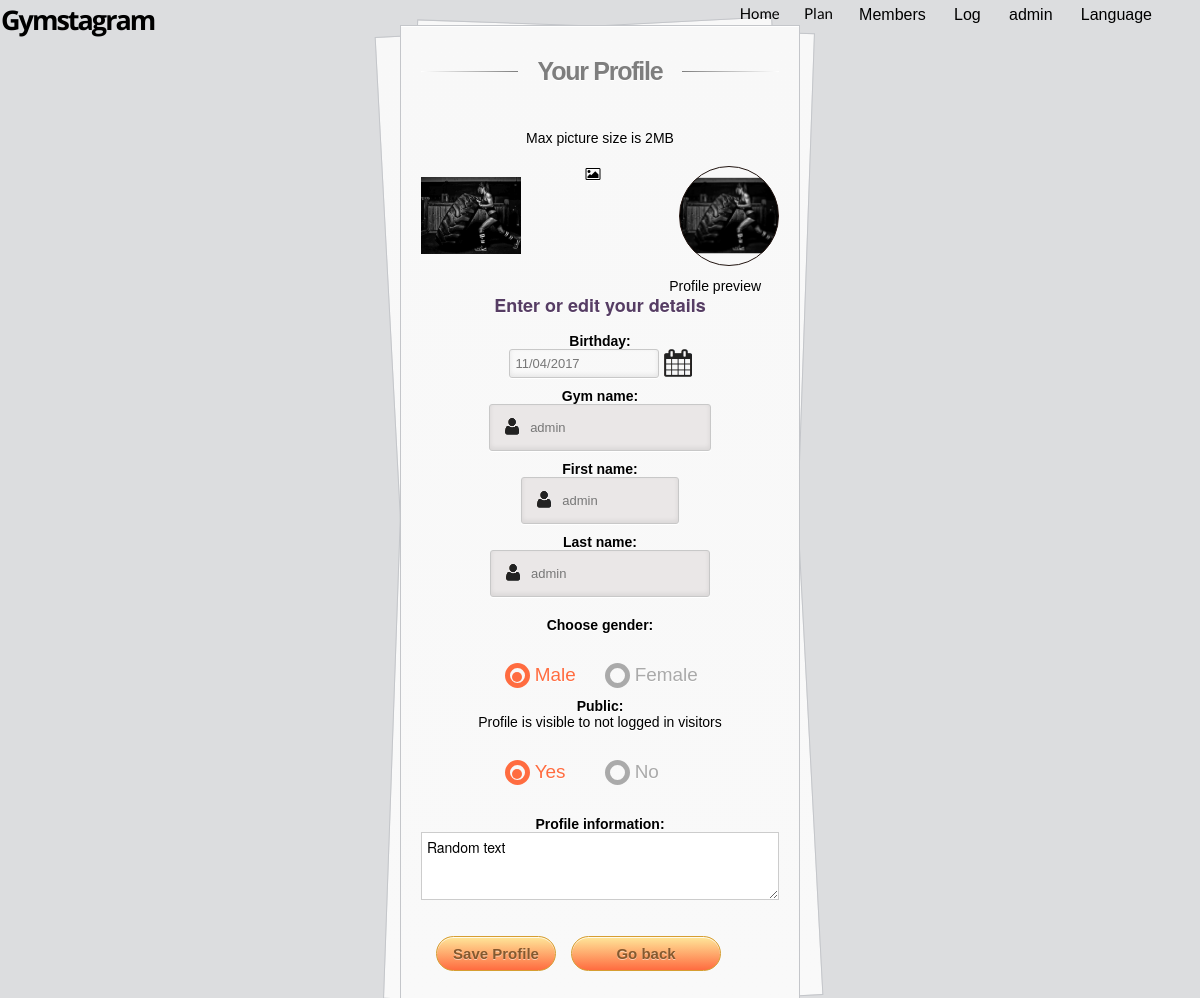
The page /changeP.php (signed in) on the database its author committed.
### tables this page shows
CREATE TABLE `members` (
  `id` int(10) UNSIGNED NOT NULL,
  `gym_name` varchar(20) DEFAULT '',
  `email` varchar(50) NOT NULL,
  `pass` varchar(50) NOT NULL,
  `question1` varchar(30) NOT NULL,
  `question2` varchar(30) NOT NULL,
  `q1_id` varchar(255) DEFAULT '',
  `q2_id` varchar(255) DEFAULT '',
  `name` varchar(46) DEFAULT '',
  `lname` varchar(46) DEFAULT '',
  `gender` int(11) DEFAULT '1',
  `birth_date` date DEFAULT NULL,
  `information` varchar(4096) DEFAULT '',
  `pic_date` datetime DEFAULT NULL,
  `pic_path` varchar(50) DEFAULT '',
  `role` int(11) DEFAULT '1',
  `public` int(11) DEFAULT '0'
);

### languages/lang.en.php (called while the page is built, shortened)
<?php
	$lang = array();
    $lang['Gymstagram'] = 'Gymstagram';
	$lang['Guest'] = 'Log in or Sign up';
	$lang['Welcome'] = 'Welcome to ';
	$lang['Home'] = 'Home';
	$lang['Login'] = 'Log in';
	$lang['Signup'] = 'Sign up';
	$lang['NotLogged'] = 'You must be logged in to view this site.';
	$lang['UserTaken'] = ' This email address is already in use';
	$lang['GUserTaken'] = ' This gym name is already in use';
	$lang['UserAvailable'] = ' This username is available';
	$lang['Email'] = 'Email address';
	$lang['E'] = 'Email';
	$lang['Pass'] = 'Password';
	$lang['NPass'] = 'New password';
	$lang['RNPass'] = 'Retype new password';
	$lang['Question'] = 'Do you even lift bro?';
	$lang['Question2'] = 'Max bench:';
	$lang['NotAll'] = 'Not all fields were entered';
	$lang['NotAllC'] = 'Not all fields are correct';
	$lang['NotAllS'] = 'New and retyped passwords must be same';
	$lang['OldNew'] = 'Old and new passwords can not be the same';
	$lang['AccCreated'] = '<h4>Account created</h4>Please log in';
	$lang['Wrong'] = 'Email address is not valid.';
	$lang['NotInUse'] = 'There is no account with that email address';
	$lang['GNotInUse'] = 'There is no account with that gym name';
	$lang['PassInvalid'] = 'Password is not correct';
	$lang['YP'] = 'Your Profile';
	$lang['YPP'] = 'Your profile picture';
	$lang['EditP'] = 'Enter or edit your details';
	$lang['FName'] = 'First name';
	$lang['LName'] = 'Last name';
	$lang['GName'] = 'Gym name';
	$lang['Image'] = 'Image';
	$lang['SP'] = 'Save Profile';
	$lang['CP'] = 'Change Profile';
	$lang['Cpass'] = 'Change password';
	$lang['Members'] = 'Members';
	$lang['Gallery'] = 'Gallery';
	$lang['Friends'] = 'Search Members';
	$lang['friends'] = 'friends';
	$lang['Messages'] = 'Messages';
	$lang['Profile'] = 'Profile';
	$lang['Log'] = 'Log';
	$lang['Logout'] = 'Log out';
	$lang['PInformation'] = 'Profile information';
	$lang['FPass'] = 'Forgot your password?';
	$lang['SQ'] = 'Answer this security questions';
	$lang['Registration'] = 'Fill in registration data';
	$lang['Confirm'] = 'Confirm';
	$lang['PassChanged'] = 'Password changed successfully';
	$lang['here'] = 'here';
	$lang['PC1'] = 'Put the email and answer the security questions';
	$lang['PC2'] = 'Reset your password';
	$lang['BT'] = 'Go back';
	$lang['has'] = 'has';
	$lang['fr'] = 'friend requests';
 	$lang['sent'] = 'sent ';
 	$lang['to'] = ' to';
 	$lang['ForeverAlone'] = '<br> You dont have any gym buddies yet.<br><br>';
?>

### infoP.php (called while the page is built, shortened)
<?php
    require_once 'functions.php';
    require_once 'basic.php';
    $result = qM("SELECT * FROM `members` WHERE `email`='$email'");
    if($result->num_rows){
        $row = $result->fetch_array(MYSQL_ASSOC);
        $name = $row['name'];
        $lname = $row['lname'];
        $info = $row['information'];
        $gname = $row['gym_name'];
        $id = $row['id'];
        $bday = $row['birth_date'];
        $dateObject = DateTime::createFromFormat('Y-m-d', $bday);
        $bday2 = $dateObject->format('d/m/Y');
    }
    $result5 = qM("SELECT * FROM `pictures` WHERE `user_id`=$id");
?>

### changeP.php (the view, shortened to what this page needs)
<?php
	require_once 'basic.php';
	require_once 'infoP.php';
?>
    <body id="b2">
    <div class="container2">
        <section id="content2">
			<form method="post" action="profile.php" enctype="multipart/form-data">
                <?php
                echo "<h1>".$lang['YP']."</h1><br>";
                echo "<p>".$lang['Size']."</p><br>";
                sP($email);
                ?>
                <label for="image" style="float:left; padding-left:18%;">
                    <i style='cursor: pointer;' class='icon-picture icon-2x'></i>
                </label>
                <div id="blah2" style='float:right; height: 100px; width: 100px; background: url("<?php echo $pic ?>") no-repeat center;
                        background-size:contain;'></div>
                <br><br><br><br><br><br><br>
                <div style="float: right; padding-right: 5%;"><?php echo $lang['Chat_preview']; ?></div><br>
				<h3><?php echo $lang['EditP']?></h3><br>
                <label><?php echo $lang['Birthday']; ?> <br><input class='d_in' name="datepicker" type="text" id="datepicker" maxlength="10" value="<?php echo $bday2 ?>" /></label>
                <br>
				<label><?php echo $lang['GName']?>:
		        <input type="text" id="gname" name="gname" value="<?php echo $gname ?>" onBlur="cU2(this)"></label>
                <br>
				<label><?php echo $lang['FName']?>:<br>
		        <input type="text" id="name" name="name" value="<?php echo $name ?>"></label><br>
		        <label><?php echo $lang['LName']?>:
		        <input type="text" id="lname" name="lname" value="<?php echo $lname ?>"></label><br>
                <div class="radio">
                    <b><?php echo $lang['Choose_gender']?></b>
                    <ul id="s_ul">
                        <li id="s_li">
                            <label for="f-option"><?php echo $lang['Male']; ?></label>
                            <div class="check"></div>
                        </li>
                        <li id="s_li">
                            <label for="s-option"><?php echo $lang['Female']; ?></label>
                            <div class="check"></div>
                        </li>
                    </ul>
                </div>
                <div class="radio">
                    <b><?php echo $lang['Public']?>:</b><br>
                    <?php echo $lang['public']?>
                    <ul id="s_ul">
                        <li id="s_li">
                            <label for="y-option"><?php echo $lang['yes']; ?></label>
                            <div class="check"></div>
                        </li>
                        <li id="s_li">
                            <label for="n-option"><?php echo $lang['no']; ?></label>
                            <div class="check"></div>
                        </li>
                    </ul>
                </div>
                <br>
                <b><?php echo $lang['Profile_information']; ?></b><br>
                <textarea name="info" rows="3" cols="50" placeholder="Info"><?php echo $info ?></textarea><br>
		        <input type="submit" value="<?php echo $lang['SP']?>">
                <input type="button" value="<?php echo $lang['BT']?>" onclick="window.history.back();" /><br><br>
			</form>
    </section>
</div>
</body>
</html>

### basic.php (shortened to what this page needs)
    <!DOCTYPE html>
	<html><head>
    <link rel="stylesheet" href="//code.jquery.com/ui/1.12.1/themes/base/jquery-ui.css">
    <link rel="stylesheet" href="https://maxcdn.bootstrapcdn.com/bootstrap/3.3.7/css/bootstrap.min.css">
    <link href="//netdna.bootstrapcdn.com/font-awesome/3.2.1/css/font-awesome.css" rel="stylesheet">
    <link rel="stylesheet" type="text/css" href="css/radio.css" />
    <link rel="stylesheet" href="css/kube.min.css" />
    <link rel="stylesheet" href="css/font-awesome.min.css" />
    <link rel="stylesheet" href="css/custom.min.css" />
    <link rel="stylesheet" type="text/css" href="css/mycss.min.css" />
	<?php
	require_once 'checklanguage.php';
	require_once 'functions.php';
	$userstr = ' (' .$lang['Guest'] .')';
	if(isset($_SESSION['email'])){
		$email = $_SESSION['email'];
		$loggedIn = TRUE;
		$result = qM("SELECT * FROM `members` WHERE `email`='$email'");
        $row = $result->fetch_array(MYSQL_ASSOC);
        $role = $row['role'];
		if($result->num_rows){
			$gname = $row['gym_name'];
			$userstr = " (@$gname)";
		}
	}
	else{
	    $loggedIn2 = 2;
		$loggedIn = FALSE;
	}
	?>
<?php
	echo "<title>$appname$userstr</title></head>";
	if(!$loggedIn){
?>
        <body>
        <div class="main-nav">
            <div class="container">
                <header class="group top-nav">
                    <nav class="navbar logo-w navbar-left" >
                        <a class="logo" href="index.php"><?php echo $lang['Gymstagram'];?></a>
                    </nav>
                    <div class="navigation-toggle" data-tools="navigation-toggle" data-target="#navbar-1">
                        <span class="logo"><?php echo $lang['Gymstagram'];?></span>
                    </div>
                    <nav id="navbar-1" class="navbar item-nav navbar-right">
                        <ul class = "menu">
                            <li><a href="home.php"><?php echo $lang['Home'];?></a></li>
                            <li><a href="login.php"><?php echo $lang['Login'];?></a></li>
                            <li><a href="signup.php"><?php echo $lang['Signup'];?></a></li>
                            <li>
                                <div id="language">
                                    <div class="dropdown1">
                                        <button class="dropbtn1"><?php echo $lang['Language'];?></button>
                                        <div class="dropdown-content1">
                                            <a href="javascript:window.location.reload();" onclick="langu(1)"><img src="languages/en.png" /> <?php echo $lang['LanguageE'];?></a>
                                            <a href="javascript:window.location.reload();" onclick="langu(2)"><img src="languages/sr.png" /> <?php echo $lang['LanguageS'];?></a>
                                        </div>
                                    </div>
                                </div>
                            </li>
                        </ul>
                    </nav>
                </header>
            </div>
        </div>
        <div class="intro">
            <div class="container">
                <div class="units-row">
                    <div class="unit-10">
                        <img class="img-intro" src="img/avatar.png" alt="">
                    </div>
                    <div class="unit-90">
                        <p class="p-intro"> <?php echo $lang['Welcome_to_Gymstagram']; ?></p>
                    </div>
                </div>
            </div>
        </div>
        </body>
<?php } else{?>
        <body>
        <div class="main-nav">
            <div class="container">
                <header class="group top-nav">
                    <nav class="navbar logo-w navbar-left" >
                        <div id="gym_logo" style="max-height: 50px;">
                            <a class="logo" href="profile.php"> <?php echo $lang['Gymstagram']; ?> </a>
                        </div>
                    </nav>
                    <nav id="navbar-1" class="navbar item-nav navbar-right">
                        <ul class = "menu">
                            <li> <a href="home.php"><?php echo $lang['Home'];?></a> </li>
                            <li> <a href="plan.php"><?php echo $lang['Plan'];?></a> </li>
                            <?php if($role == 2){?>
                                <li><div id="language">
                                        <div class="dropdown1">
                                            <button class="dropbtn1"><?php echo $lang['Members'];?></button>
                                        </div>
                                    </div>
                                </li>
                                <li>
                                    <div id="language">
                                        <div class="dropdown1">
                                            <button class="dropbtn1"><?php echo $lang['Log'];?></button>
                                        </div>
                                    </div>
                                </li>
                            <?php }
                            else { ?>
                                <li> <a href="search.php"><?php echo $lang['Friends'];?></a> </li>
                            <?php } ?>
                                <li>
                                <div id="language">
                                    <div class="dropdown1">
                                        <button class="dropbtn1"><?php echo $gname ?></button>
                                    </div>
                                </div>
                            </li>
                            <li>
                                <div id="language">
                                    <div class="dropdown1">
                                        <button class="dropbtn1"> <?php echo $lang['Language']; ?></button>
                                    </div>
                                </div>
                            </li>
                        </ul>
                    </nav>
                </header>
            </div>
        </div>
<?php }?>

### functions.php (shortened to what this page needs)
<?php
	$dbhost = 'localhost';
	$dbname = 'gym';
	$dbpass = 'gym';
	$dbuser = 'gym';
	$connection = new mysqli($dbhost, $dbuser, $dbpass, $dbname);
	function qM($query){
		global $connection;
		$result = $connection->query($query);
		return $result;
	}
	function sP($email){
		$result = qM("SELECT * FROM `members` WHERE `email`='$email'");
		if($result->num_rows){
			$row = $result->fetch_assoc();
			$pic = $row['pic_path'];
            if(file_exists("$pic")){
                echo "<div id='blah' style='float: left; height: 100px; width: 100px; background: url(" .$pic. ") no-repeat center; background-size:contain;'></div>";
			}
		}
	}
?>

### css/radio.css (style rules this page uses)
.radio ul { list-style: none; margin: 0; padding: 0; overflow: auto; padding-left: 15%; }
#s_ul #s_li { color: #AAAAAA; display: block; position: relative; float: left; width: 100px; height: 60px; padding-left: 40px; }
ul li label { display: block; position: relative; font-weight: 300; font-size: 1.35em; padding-top: 20px; padding-left: 25px; margin: 10px auto; height: 10px; z-index: 9; cursor: pointer; -webkit-transition: all 0.25s linear; }
ul li .check { display: block; position: absolute; border: 5px solid #AAAAAA; border-radius: 100%; height: 25px; width: 25px; top: 30px; left: 30px; z-index: 5; transition: border .25s linear; -webkit-transition: border .25s linear; }
ul li .check::before { display: block; position: absolute; content: ''; border-radius: 100%; height: 10px; width: 10px; top: 3.1px; left: 2.3px; margin: auto; transition: background 0.25s linear; -webkit-transition: background 0.25s linear; }
input[type=radio]:checked ~ .check { border: 5px solid #FF6C40; }
input[type=radio]:checked ~ .check::before { background: #FF6C40; }
input[type=radio]:checked ~ label { color: #FF6C40; }

### basic.php (style rules this page uses)
#blah2 { border-radius: 50%; max-width: 100px; max-height: 100px; size: inherit; border: 1px solid #211410; top: 89px; left: 140px; }

### rows shown on the page
members: gym_name "admin", pic_path (picture), datepicker "11/04/2017", gname "admin", name "admin", lname "admin", info "Random text"

### other values the page prints
$lang['Gymstagram'] "Gymstagram"
$lang['Home'] "Home"
$lang['Plan'] "Plan"
$lang['Members'] "Members"
$lang['Log'] "Log"
$lang['Language'] "Language"
$lang['YP'] "Your Profile"
$lang['Size'] "Max picture size is 2MB"
$lang['Chat_preview'] "Profile preview"
$lang['EditP'] "Enter or edit your details"
$lang['Birthday'] "Birthday:"
$lang['GName'] "Gym name"
$lang['FName'] "First name"
$lang['LName'] "Last name"
$lang['Choose_gender'] "Choose gender:"
